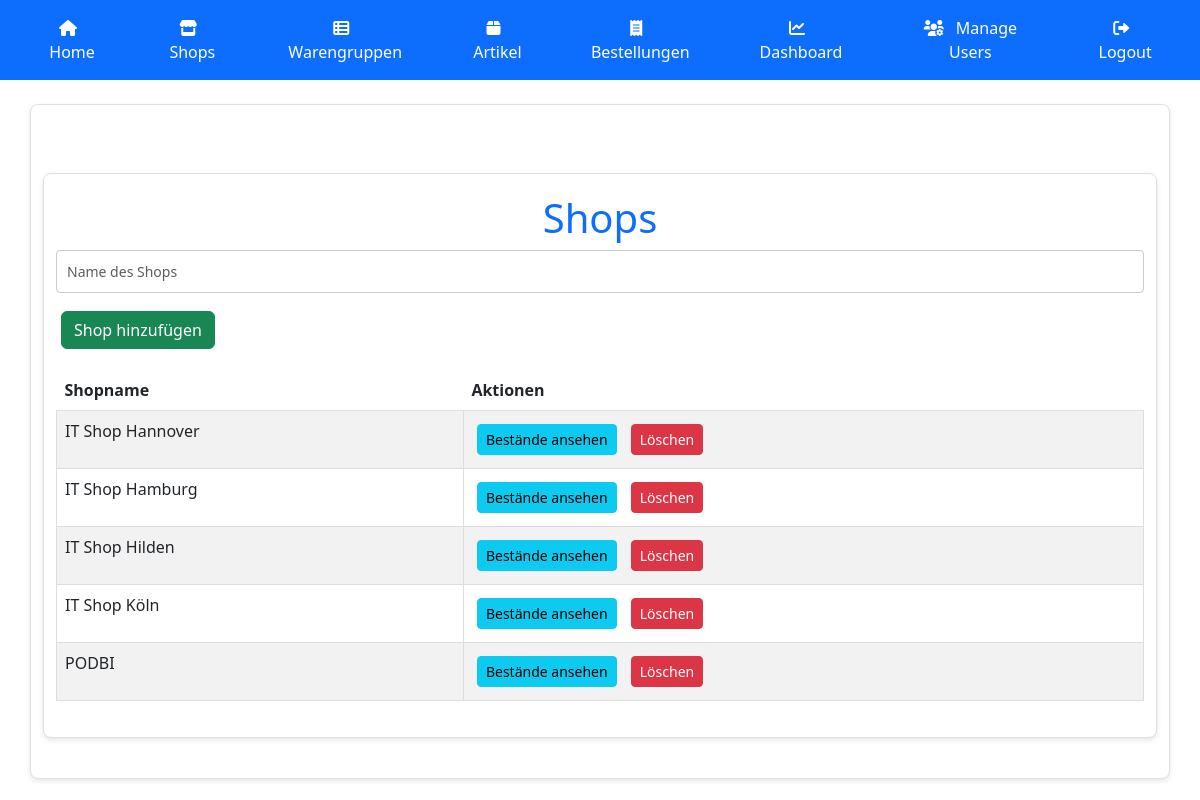
Page /shops (signed in) on the committed database.
### app.py (models this page shows)
class Shop(db.Model):
    id = db.Column(db.Integer, primary_key=True)
    name = db.Column(db.String(100), unique=True, nullable=False)
    stocks = db.relationship('Stock', backref='shop', lazy=True)

### app.py (the view)
@app.route('/shops', methods=['GET', 'POST'])
@login_required
def shops():
    if request.method == 'POST':
        shop_name = request.form['name']
        new_shop = Shop(name=shop_name)
        db.session.add(new_shop)
        db.session.commit()
        return redirect(url_for('shops'))
    shops = Shop.query.all()
    return render_template('shops.html', shops=shops)

### app.py (called while the page is built)
@login_manager.user_loader
def load_user(user_id):
    return User.query.get(int(user_id))

### templates/shops.html (shortened to what this page needs)
{% extends "base.html" %}
{% block content %}
<div class="container mt-5">
    <h1 class="text-center text-primary">Shops</h1>
    <form method="POST" class="mb-3">
        <input type="text" name="name" placeholder="Name des Shops" class="form-control" required>
        <button type="submit" class="btn btn-success mt-2">Shop hinzufügen</button>
    </form>
    <table class="table table-striped">
        <thead style="background-color: #007bff; color: white;">
            <tr>
                <th>Shopname</th>
                <th>Aktionen</th>
            </tr>
        </thead>
        <tbody>
            {% for shop in shops %}
            <tr id="shop-row-{{ shop.id }}">
                <td>{{ shop.name }}</td>
                <td>
                    <a href="/shops/{{ shop.id }}" class="btn btn-info btn-sm">Bestände ansehen</a>
                    <button class="btn btn-danger btn-sm delete-shop" data-shop-id="{{ shop.id }}">Löschen</button>
                </td>
            </tr>
            {% endfor %}
        </tbody>
    </table>
</div>
{% endblock %}

### static/styles.css (style rules this page uses)
body { background-color: #f9f9f9; font-family: Arial, sans-serif; color: #333; margin: 0; padding: 0; }
.container { margin: 20px auto; padding: 20px; max-width: 1200px; background-color: #ffffff; border: 1px solid #e0e0e0; border-radius: 8px; box-shadow: 0 2px 5px rgba(0, 0, 0, 0.1); }
h1, h2, h3 { color: #007bff; margin-bottom: 20px; font-weight: bold; }
.table { width: 100%; border-collapse: collapse; margin-bottom: 20px; background-color: #fff; }
.table th { background-color: #007bff; color: white; font-weight: bold; padding: 10px; text-align: left; }
.table td { padding: 10px; border: 1px solid #ddd; }
button, .btn { border: none; padding: 8px 15px; margin: 5px; border-radius: 4px; font-size: 14px; cursor: pointer; }
.btn-success { background-color: #28a745; color: white; }
.btn-info { background-color: #17a2b8; color: white; }
.btn-danger { background-color: #dc3545; color: white; }
input[type="text"], textarea { width: 100%; padding: 10px; margin-bottom: 10px; border: 1px solid #ccc; border-radius: 4px; font-size: 14px; }
a { color: #007bff; text-decoration: none; }

### rows in the picture
Shop: name "IT Shop Hannover"
Shop: name "IT Shop Hamburg"
Shop: name "IT Shop Hilden"
Shop: name "IT Shop Köln"
Shop: name "PODBI"
